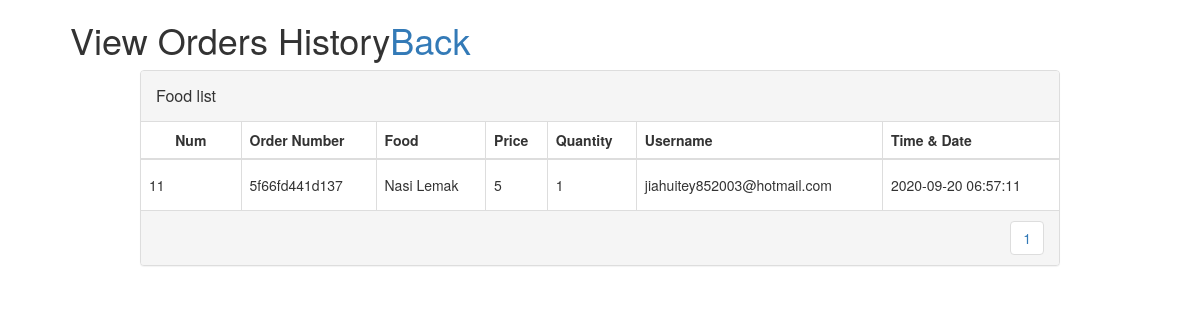
Before: /Superadmin/viewhistoryOrder.php with the older database file.
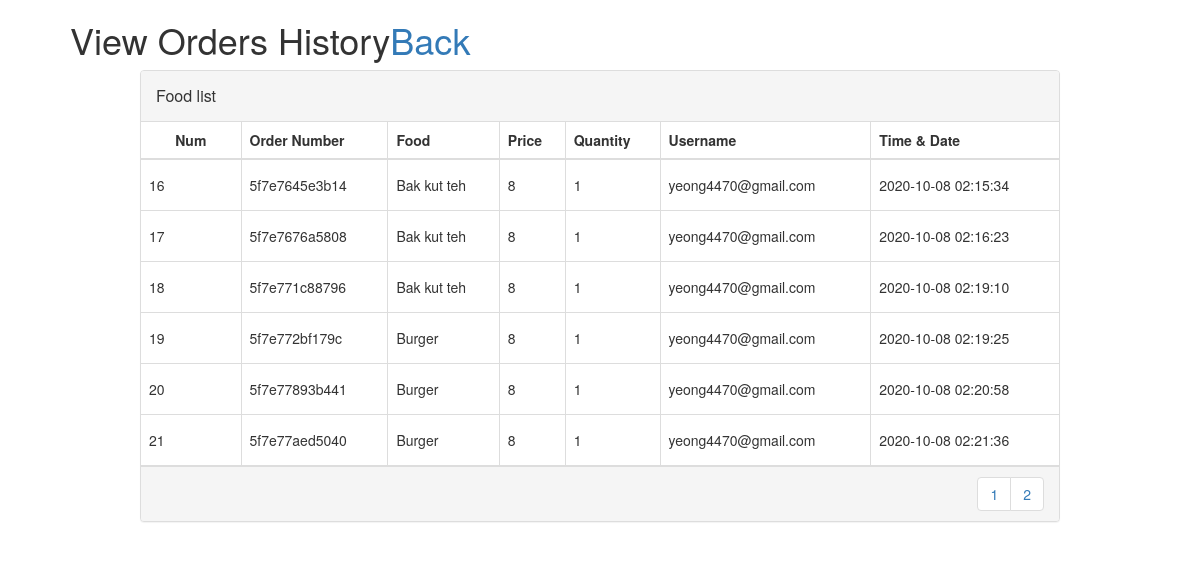
After: the same page with the newer database file.
### tables this page shows
CREATE TABLE `orders` (
  `cust_id` varchar(255) NOT NULL,
  `order_id` int(30) NOT NULL,
  `foodname` varchar(255) NOT NULL,
  `price` int(30) NOT NULL,
  `quantity` int(30) NOT NULL,
  `username` varchar(255) NOT NULL,
  `date_time` timestamp NOT NULL DEFAULT current_timestamp() ON UPDATE current_timestamp()
);

### Superadmin/viewhistoryOrder.php (the view, shortened to what this page needs)
<!DOCTYPE html>
<html>
<head>
    <link href="//maxcdn.bootstrapcdn.com/bootstrap/4.1.1/css/bootstrap.min.css" rel="stylesheet" id="bootstrap-css">
    <link href="//maxcdn.bootstrapcdn.com/bootstrap/3.3.0/css/bootstrap.min.css" rel="stylesheet" id="bootstrap-css">
    <link href="https://cdnjs.cloudflare.com/ajax/libs/font-awesome/4.4.0/css/font-awesome.min.css" rel='stylesheet' type='text/css'>
    <link href="../css/table.css" rel='stylesheet' type='text/css'>
</head>
<?php
require('../database/mysql.php');
$results_per_page = 6;
$sql='SELECT * FROM orders';
$result = mysqli_query($conn, $sql);
$number_of_results = mysqli_num_rows($result);
$number_of_pages = ceil($number_of_results/$results_per_page);
if (!isset($_GET['page'])) {
  $page = 1;
} else {
  $page = $_GET['page'];
}
$this_page_first_result = ($page-1)*$results_per_page;
$sql='SELECT * FROM orders LIMIT ' . $this_page_first_result . ',' .  $results_per_page;
$result = mysqli_query($conn, $sql);
?>
<div class="container">
    <div class="row">
    <h1> &nbsp;&nbsp;&nbsp;&nbsp;View Orders History</h1>
    <h1 style=" text-align: right;"><a href="view.php"  >Back</a></h1>
        <div class="col-md-10 col-md-offset-1">
            <div class="panel panel-default panel-table">
              <div class="panel-heading">
                <div class="row">
                  <div class="col col-xs-6">
                    <h3 class="panel-title">Food list</h3>
                  </div>
                  <div class="col col-xs-6 text-right">
                  </div>
                </div>
              </div>
              <div class="panel-body">
                <table class="table table-bordered">
                  <thead>
                    <tr>
                        <th>Num</th>
                        <th>Order Number</th>
                        <th>Food</th>
                        <th>Price</th>
                        <th>Quantity</th>
                        <th>Username</th>
                        <th>Time & Date</th>
                    </tr>
                  </thead>
                  <tbody>
                          <tr>
                          <?php
                          while($row = mysqli_fetch_array($result)) {
                          ?>
                           <td ><?php echo $row['order_id'];?></td>
                            <td ><?php echo $row['cust_id'];?></td>
                            <td><?php echo $row['foodname'];?></td>
                            <td><?php echo $row['price'];?></td>
                            <td><?php echo $row['quantity'];?></td>
                            <td><?php echo $row['username'];?></td>
                            <td><?php echo $row['date_time'];?></td>
                        </tr>
                          <?php
                            }
                          ?>
                        </tbody>
                </table>
              </div>
              <div class="panel-footer">
                <div class="row">
                  <div class="col col-xs-4">
                  </div>
                  <div class="col col-xs-8">
                    <ul class="pagination hidden-xs pull-right">
                      <?php
                      for ($page=1;$page<=$number_of_pages;$page++) {
                        echo ' <li><a href="viewhistoryOrder.php?page=' . $page . '">' . $page . '</a> </li> ';}
                        ?>
                    </ul>
                  </div>
                </div>
              </div>
</div></div></div>
</html>

Changed rows visible on the page:
removed orders: order_id "11", cust "5f66fd441d137", foodname "Nasi Lemak", price "5", quantity "1", username "jiahuitey852003@hotmail.com", date_time "2020-09-20 06:57:11"
added orders: order_id "16", cust "5f7e7645e3b14", foodname "Bak kut teh", price "8", quantity "1", username "yeong4470@gmail.com", date_time "2020-10-08 02:15:34"
added orders: order_id "17", cust "5f7e7676a5808", foodname "Bak kut teh", price "8", quantity "1", username "yeong4470@gmail.com", date_time "2020-10-08 02:16:23"
added orders: order_id "18", cust "5f7e771c88796", foodname "Bak kut teh", price "8", quantity "1", username "yeong4470@gmail.com", date_time "2020-10-08 02:19:10"
added orders: order_id "19", cust "5f7e772bf179c", foodname "Burger", price "8", quantity "1", username "yeong4470@gmail.com", date_time "2020-10-08 02:19:25"
added orders: order_id "20", cust "5f7e77893b441", foodname "Burger", price "8", quantity "1", username "yeong4470@gmail.com", date_time "2020-10-08 02:20:58"
added orders: order_id "21", cust "5f7e77aed5040", foodname "Burger", price "8", quantity "1", username "yeong4470@gmail.com", date_time "2020-10-08 02:21:36"
Other visible differences:
new list line: "2"
